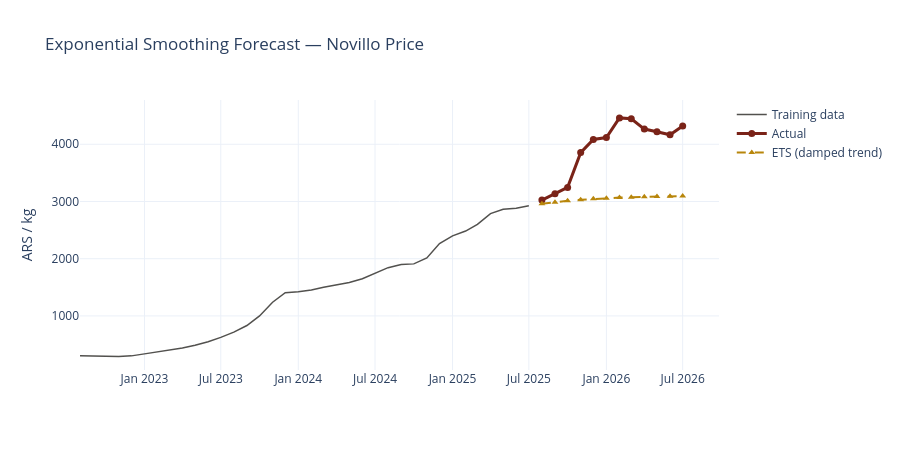

Notebook code cell kept with this figure:
### Markdown cell above
## 5 — Exponential Smoothing (ETS)

Exponential smoothing models are robust, parsimonious, and often competitive with more complex approaches. We fit an ETS(A,Ad,N) — additive error, damped trend, no seasonality — to the log-price, since the raw series has multiplicative growth that log-transforming converts to additive.

### Code cell
from statsmodels.tsa.holtwinters import ExponentialSmoothing

# Holt's linear trend with damping (on log-prices)
ets = ExponentialSmoothing(y_train, trend='add', damped_trend=True,
                           seasonal=None).fit(optimized=True)

fc_ets_log = ets.forecast(HORIZON)
fc_ets = np.exp(fc_ets_log)
forecasts['ETS (damped)'] = fc_ets.values

# ── ETS plot (interactive) ───────────────────────────────────────
fig = go.Figure()
fig.add_trace(go.Scatter(
    x=train.index[-36:], y=train['novillo_ars_kg'].iloc[-36:],
    mode='lines', name='Training data', line=dict(color=UOE_GREY, width=1.5),
    hovertemplate='%{x|%b %Y}<br>%{y:,.0f} ARS/kg<extra>Training</extra>'
))
fig.add_trace(go.Scatter(
    x=test.index, y=test['novillo_ars_kg'], mode='lines+markers',
    name='Actual', line=dict(color=UOE_RED, width=3), marker=dict(size=7),
    hovertemplate='%{x|%b %Y}<br>%{y:,.0f} ARS/kg<extra>Actual</extra>'
))
fig.add_trace(go.Scatter(
    x=test.index, y=fc_ets.values, mode='lines+markers',
    name='ETS (damped trend)', line=dict(color=UOE_GOLD, width=2, dash='dash'),
    marker=dict(size=6, symbol='triangle-up'),
    hovertemplate='%{x|%b %Y}<br>%{y:,.0f} ARS/kg<extra>ETS</extra>'
))
fig.update_layout(title='Exponential Smoothing Forecast — Novillo Price',
                  yaxis_title='ARS / kg', height=450)
fig.show()

### Figure 1 — Plotly figure (JSON) as saved in the notebook; plotly's stock layout.template omitted (floating-point values rounded to 4 significant figures)
{"data": [{"hovertemplate": "%{x|%b %Y}<br>%{y:,.0f} ARS/kg<extra>Training</extra>", "line": {"color": "#52514e", "width": 1.5}, "mode": "lines", "name": "Training data", "type": "scatter", "x": ["2022-08-01T00:00:00.000000", "2022-09-01T00:00:00.000000", "2022-10-01T00:00:00.000000", "2022-11-01T00:00:00.000000", "2022-12-01T00:00:00.000000", "2023-01-01T00:00:00.000000", "2023-02-01T00:00:00.000000", "2023-03-01T00:00:00.000000", "2023-04-01T00:00:00.000000", "2023-05-01T00:00:00.000000", "2023-06-01T00:00:00.000000", "2023-07-01T00:00:00.000000", "2023-08-01T00:00:00.000000", "2023-09-01T00:00:00.000000", "2023-10-01T00:00:00.000000", "2023-11-01T00:00:00.000000", "2023-12-01T00:00:00.000000", "2024-01-01T00:00:00.000000", "2024-02-01T00:00:00.000000", "2024-03-01T00:00:00.000000", "2024-04-01T00:00:00.000000", "2024-05-01T00:00:00.000000", "2024-06-01T00:00:00.000000", "2024-07-01T00:00:00.000000", "2024-08-01T00:00:00.000000", "2024-09-01T00:00:00.000000", "2024-10-01T00:00:00.000000", "2024-11-01T00:00:00.000000", "2024-12-01T00:00:00.000000", "2025-01-01T00:00:00.000000", "2025-02-01T00:00:00.000000", "2025-03-01T00:00:00.000000", "2025-04-01T00:00:00.000000", "2025-05-01T00:00:00.000000", "2025-06-01T00:00:00.000000", "2025-07-01T00:00:00.000000"], "y": [303.7, 305.0, 296.9, 290.7, 301.7, 336.5, 370.2, 400.0, 439.6, 487.8, 550.0, 624.2, 716.2, 831.8, 1000.0, 1238.0, 1405.0, 1424.0, 1452.0, 1500.0, 1542.0, 1584.0, 1650.0, 1744.0, 1843.0, 1900.0, 1909.0, 2013.0, 2264.0, 2400.0, 2483.0, 2600.0, 2788.0, 2865.0, 2880.0, 2924.0]}, {"hovertemplate": "%{x|%b %Y}<br>%{y:,.0f} ARS/kg<extra>Actual</extra>", "line": {"color": "#7A2318", "width": 3}, "marker": {"size": 7}, "mode": "lines+markers", "name": "Actual", "type": "scatter", "x": ["2025-08-01T00:00:00.000000", "2025-09-01T00:00:00.000000", "2025-10-01T00:00:00.000000", "2025-11-01T00:00:00.000000", "2025-12-01T00:00:00.000000", "2026-01-01T00:00:00.000000", "2026-02-01T00:00:00.000000", "2026-03-01T00:00:00.000000", "2026-04-01T00:00:00.000000", "2026-05-01T00:00:00.000000", "2026-06-01T00:00:00.000000", "2026-07-01T00:00:00.000000"], "y": [3025.0, 3133.0, 3246.0, 3854.0, 4084.0, 4117.0, 4461.0, 4445.0, 4265.0, 4218.0, 4165.0, 4318.0]}, {"hovertemplate": "%{x|%b %Y}<br>%{y:,.0f} ARS/kg<extra>ETS</extra>", "line": {"color": "#B8860B", "dash": "dash", "width": 2}, "marker": {"size": 6, "symbol": "triangle-up"}, "mode": "lines+markers", "name": "ETS (damped trend)", "type": "scatter", "x": ["2025-08-01T00:00:00.000000", "2025-09-01T00:00:00.000000", "2025-10-01T00:00:00.000000", "2025-11-01T00:00:00.000000", "2025-12-01T00:00:00.000000", "2026-01-01T00:00:00.000000", "2026-02-01T00:00:00.000000", "2026-03-01T00:00:00.000000", "2026-04-01T00:00:00.000000", "2026-05-01T00:00:00.000000", "2026-06-01T00:00:00.000000", "2026-07-01T00:00:00.000000"], "y": [2960.0, 2989.0, 3012.0, 3031.0, 3046.0, 3058.0, 3068.0, 3075.0, 3082.0, 3087.0, 3091.0, 3094.0]}], "layout": {"height": 450, "title": {"text": "Exponential Smoothing Forecast — Novillo Price"}, "yaxis": {"title": {"text": "ARS / kg"}}}}
